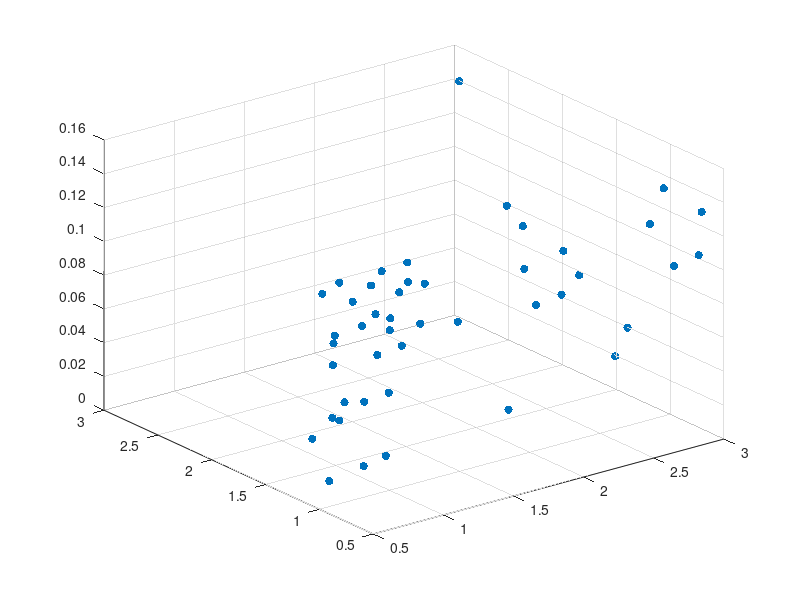

This chart was generated by the following MATLAB code: (Note: this script raises an error after producing the figure.)

load cFos_data_summary.mat
%%
scatter3(repelem([0.5,0.8,1,2,3],9),cmro2mat(:),repmat(ca1,5,1),'filled')

%% improve plot 1
figure(101);
for time_points = 1:5
    [R,p] = corr(cmro2mat(:,time_points),ca1);
    ca1_r(time_points) = R;
    x_line = min(cmro2mat(:,time_points)):0.01:max(cmro2mat(:,time_points));
    mdl_temp = fitlm(cmro2mat(:,time_points),ca1);
    intersection = mdl_temp.Coefficients{1,1};
    slope = mdl_temp.Coefficients{2,1};
    y_pred = x_line*slope+intersection;

    ax(time_points) = subplot(5,1,time_points);
    scatter(cmro2mat(:,time_points),ca1,'r','filled')
    hold on
    plot(x_line,y_pred,'r')
    hold off
    legend(['R=',num2str(R), (p<0.05)*'*'])
    set(gca,'fontsize',14)
end
linkaxes(ax,'x')
xlabel('time post ROSC(min)')
ylabel('Damaged Cells 2-hr postROSC(%)')
sgtitle('CA1')
set(gcf,'color','w')

figure(102);
for time_points = 1:5
    [R,p] = corr(cmro2mat(:,time_points),ca3);
    ca3_r(time_points) = R;
    x_line = min(cmro2mat(:,time_points)):0.01:max(cmro2mat(:,time_points));
    mdl_temp = fitlm(cmro2mat(:,time_points),ca3);
    intersection = mdl_temp.Coefficients{1,1};
    slope = mdl_temp.Coefficients{2,1};
    y_pred = x_line*slope+intersection;

    ax(time_points) = subplot(5,1,time_points);
    scatter(cmro2mat(:,time_points),ca3,'b','filled')
    hold on
    plot(x_line,y_pred,'b')
    hold off
    legend(['R=',num2str(R), (p<0.05)*'*'])
    set(gca,'fontsize',14)
end
linkaxes(ax,'x')
xlabel('time post ROSC(min)')
ylabel('Damaged Cells 2-hr postROSC(%)')
sgtitle('CA3')
set(gcf,'color','w')
%% improve plot 2
figure(103);
for time_points= 1:5
mdl_temp_ca1 = fitlm(cmro2mat(:,time_points),ca1);
intersectionca1 = mdl_temp_ca1.Coefficients{1,1};
slopeca1 = mdl_temp_ca1.Coefficients{2,1};
mdl_temp_ca3 = fitlm(cmro2mat(:,time_points),ca3);
intersectionca3 = mdl_temp_ca3.Coefficients{1,1};

ca1significant = mdl_temp_ca1.Coefficients{2,4}<0.05;
ca3significant = mdl_temp_ca3.Coefficients{2,4}<0.05;

slopeca3 = mdl_temp_ca3.Coefficients{2,1};
x_line = min(cmro2mat(:,time_points)):0.01:max(cmro2mat(:,time_points));
y_predca1 = x_line*slopeca1+intersectionca1;
y_predca3 = x_line*slopeca3+intersectionca3;
ax(time_points) = subplot(5,1,time_points);
scatter(cmro2mat(:,time_points),ca1,'r','filled','DisplayName','CA1')
hold on
scatter(cmro2mat(:,time_points),ca3,'b','filled','DisplayName','CA3')
plot(x_line,y_predca1,'r','DisplayName',['slope=',num2str(intersectionca1) ...
    , ca1significant*'*'])
plot(x_line,y_predca3,'b','DisplayName',['slope=',num2str(intersectionca3) ...
    , ca3significant*'*'])
legend
set(gca,'fontsize',14)
hold off
end
linkaxes(ax,'x')
xlabel('time post ROSC(min)')
ylabel('Damaged Cells 2-hr postROSC(%)')
set(gcf,'color','w')

%% 3D raw overlay
% Assuming you have X, Y, and Z data points for your scatter plot
T = repelem([0.5,0.8,1,2,3],9)';
Y = cmro2mat(:);
Z1 = repmat(ca1,5,1);
Z2 = repmat(ca3,5,1);

figure(104)
hold on
scatter3(T,Y,Z1,'blue','filled')
scatter3(T,Y,Z2,'red','filled')
hold off
grid on
legend('CA1','CA3')
xlabel('Time(min)');
ylabel('CMRO2(unit)');
zlabel('Damaged Cells 2-hr postROSC (%)');
title('Raw 3D Plot');
set(gca,'fontsize',14)
set(gcf,'color','w')
%% 3D linear regression fit
% Construct the design matrix for GLM (same as original)
X_matrix = [ones(size(T)) T Y T.*Y];

% Perform GLM regression with log link function
% We use 'glmfit' function with 'link', 'log' for the log link function
[b1,dev1,stats1] = glmfit(X_matrix(:, 2:end), Z1, 'normal', 'link', 'log');
[b2,dev2,stats2] = glmfit(X_matrix(:, 2:end), Z2, 'normal', 'link', 'log');

% Define the fitted surface using the GLM coefficients
fitted_surface_ca1 = @(X, Y) b1(1) + b1(2)*X + b1(3)*Y + b1(4)*X.*Y;
fitted_surface_ca3 = @(X, Y) b2(1) + b2(2)*X + b2(3)*Y + b2(4)*X.*Y;

% Create formulas for the surfaces
formula_str1 = sprintf('$$z = %.3f + %.3f x + %.3f y + %.3f x*y$$', ...
                      b1(1), b1(2), b1(3), b1(4));
formula_str2 = sprintf('$$z = %.3f + %.3f x + %.3f y + %.3f x*y$$', ...
                      b2(1), b2(2), b2(3), b2(4));

% Generate meshgrid for plotting the fitted surface
[xGrid, yGrid] = meshgrid(linspace(min(T)-0.1, max(T)+0.1,1000),...
    linspace(min(Y)-0.1, max(Y)+0.1),1000);

% Compute the fitted Z values on the grid (using exp because of log link)
zFitted_ca1 = exp(fitted_surface_ca1(xGrid, yGrid));
zFitted_ca3 = exp(fitted_surface_ca3(xGrid, yGrid));
%%

% Create a 2D contour plot
figure(105);
% Filled contour plot for the fitted surface
contourf(xGrid, yGrid, zFitted_ca1*100, 50,'LineColor', 'k'); % Black contour lines

% Add colorbar to represent the Z-values
cb = colorbar;
ylabel(cb, 'Damaged Cells 2-hr postROSC(%)', 'FontSize', 14); % Label for the colorbar

% Plot the original data points in 2D (scatter plot without z-axis)
hold on;
scatter(T, Y, 50, 'b', 'filled'); % 2D scatter plot for original data

% Modify the legend to include new formula
legend('Data', formula_str1, 'Interpreter', 'latex', ...
    'Location', 'northoutside', 'Orientation', 'horizontal');

% Update the labels with better descriptions
xlabel('Time for CMRO2 Measurement (Post-ROSC minutes)');
ylabel('CMRO2 (μmol O2/100 g/min)');
title('Fitted Polynomial Surface on CA1 (2D Contour Plot)');
set(gca, 'fontsize', 14);
set(gcf, 'color', 'w');

% Hold off to complete the plot
hold off;
colormap(flipud(hot)); % You can adjust the colormap if needed


% Create a 2D contour plot
figure(106);
% Filled contour plot for the fitted surface
contourf(xGrid, yGrid, zFitted_ca3*100, 50,'LineColor', 'k'); % Black contour lines

% Add colorbar to represent the Z-values
cb = colorbar;
ylabel(cb, 'Damaged Cells 2-hr postROSC(%)', 'FontSize', 14); % Label for the colorbar

% Plot the original data points in 2D (scatter plot without z-axis)
hold on;
scatter(T, Y, 50, 'b', 'filled'); % 2D scatter plot for original data

% Modify the legend to include new formula
legend('Data', formula_str2, 'Interpreter', 'latex', ...
    'Location', 'northoutside', 'Orientation', 'horizontal');

% Update the labels with better descriptions
xlabel('Time for CMRO2 Measurement (Post-ROSC minutes)');
ylabel('CMRO2 (μmol O2/100g/min)');
title('Fitted Polynomial Surface on CA3 (2D Contour Plot)');
set(gca, 'fontsize', 14);
set(gcf, 'color', 'w');

% Hold off to complete the plot
hold off;
colormap(flipud(hot)); % You can adjust the colormap if needed
%%
% Plot the original data points and the fitted surface
figure(105);
scatter3(T, Y, Z1*100, 'b', 'filled'); % Original scatter plot
hold on;
sc = surfc(xGrid, yGrid, zFitted_ca1*100,'EdgeColor','none');
sc(2).ZLocation = 'zmax';
sc(2).LineColor = 'k'
legend('Data', formula_str1, 'Interpreter', 'latex', ...
    'Location', 'northoutside', 'Orientation', 'horizontal');
xlabel('x = Time Collect CMRO2(min)');
ylabel('y = CMRO2(unit)');
zlabel('Damaged Cells 2-hr postROSC (%)');
title('Fitted Polynomial Surface on CA1');
set(gca, 'fontsize', 14);
set(gcf, 'color', 'w');
hold off;
colormap jet;

figure(106);
scatter3(T, Y, Z2*100, 'r', 'filled'); % Original scatter plot
hold on;
mesh(xGrid, yGrid, zFitted_ca3*100); % Fitted surface
legend('Data', formula_str2, 'Interpreter', 'latex', ...
    'Location', 'northoutside', 'Orientation', 'horizontal');
xlabel('x = Time Collect CMRO2(min)');
ylabel('y = CMRO2(unit)');
zlabel('Damaged Cells 2-hr postROSC (%)');
title('Fitted Polynomial Surface on CA3');
set(gca, 'fontsize', 14);
set(gcf, 'color', 'w');
hold off;
%% clustering
% combine CA1 and CA3 data

combined_cfos = [Z1;Z2];
combined_cmro2 = [Y;Y];
combined_time = [T;T];
combined_Mat = [combined_time,combined_cmro2,combined_cfos];

[idx_kmean_3d,C] = kmeans(combined_Mat,7);
idx_raw = [ones(45,1);ones(45,1)*2];
figure(107)
subplot(211)
gscatter(combined_cmro2,combined_cfos,idx_raw,'bgm')
legend('CA1','CA3')
subplot(212)
gscatter(combined_cmro2,combined_cfos,idx_kmean_3d)


%% GLM
% Using the Statistics and Machine Learning Toolbox
% Include an intercept in your model if necessary
mdl = fitglm(X_matrix, Z1, 'Distribution', 'gamma', 'Link', 'log');

% View model summary
disp(mdl);

[xGrid, yGrid] = meshgrid(linspace(min(T), max(T)), linspace(min(Y), max(Y)));
X_matrix = [ones(size(T)) T Y T.^2 Y.^2 T.*Y];


% Make predictions
Z1_pred = predict(mdl, expanded_X_matrix);

figure(109);
scatter3(T, Y, Z1*100, 'b','filled'); % Original scatter plot
hold on
scatter3(T, Y, Z1_pred*100, 'r','filled'); % Original scatter plot
